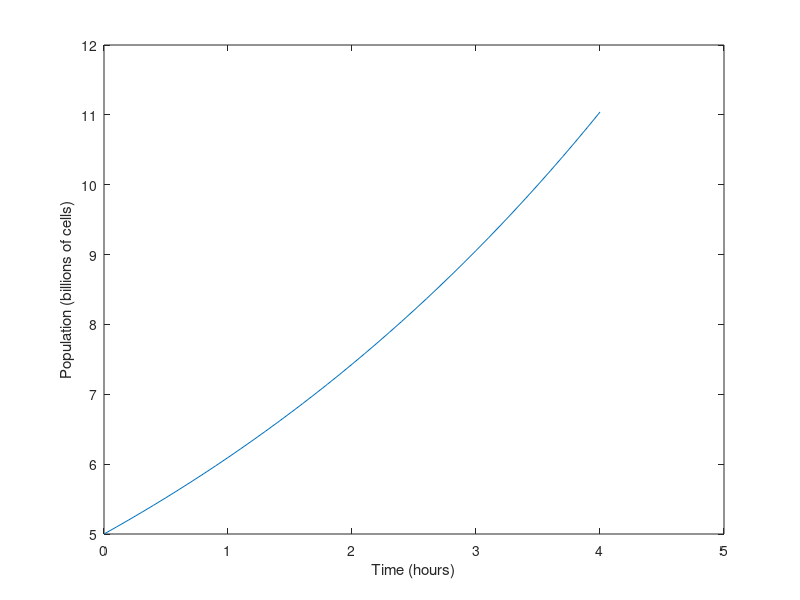

MATLAB code for this plot:
function res = euler()
    T(1) = 0;
    Y(1) = 5;
    dt = 0.1;
    
    for i=1:40
        r = rate_func(T(i), Y(i));
        T(i+1) = T(i) + dt;
        Y(i+1) = Y(i) + r * dt;
    end
    plot(T, Y)
    xlabel('Time (hours)')
    ylabel('Population (billions of cells)')
    saveas(gcf, '../../book/figs/euler.eps', 'epsc')
end

function res = rate_func(t, y)
   a = 0.2;
   res = a * y;
end